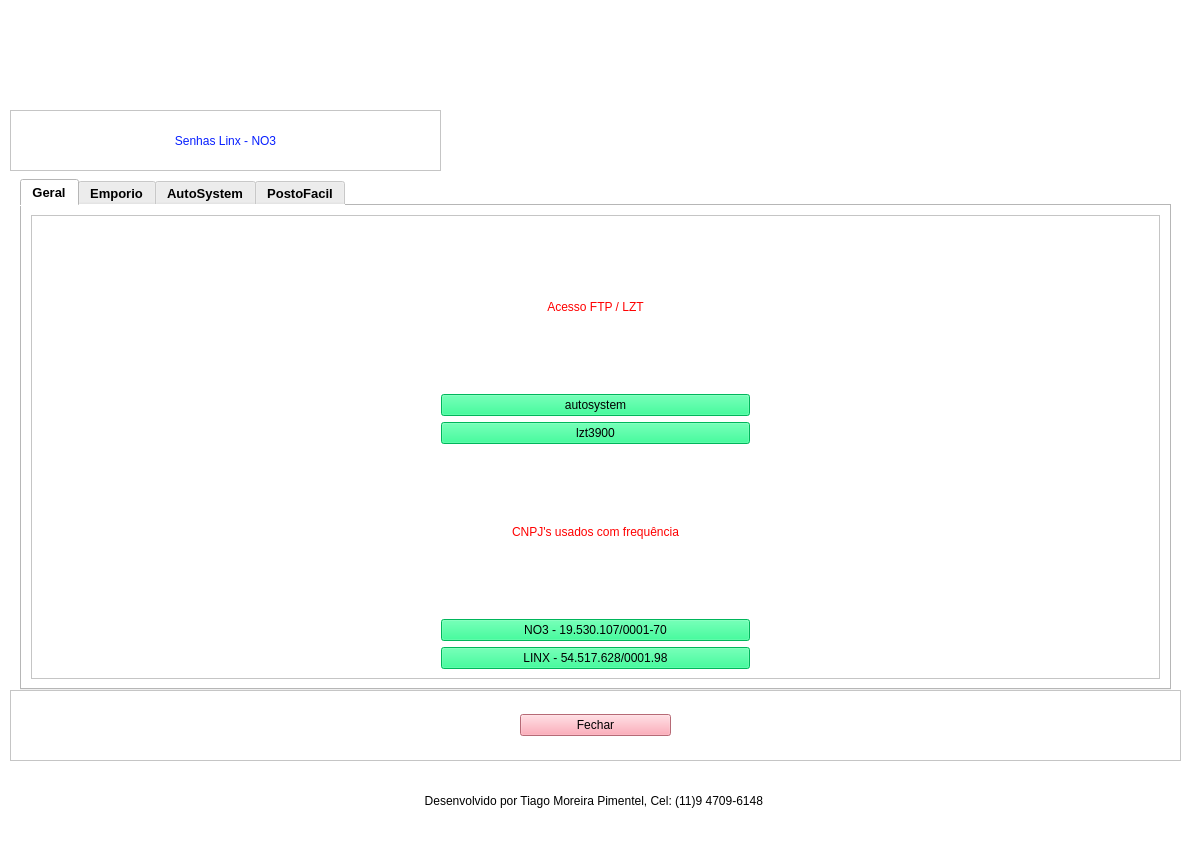
<?xml version="1.0" encoding="UTF-8"?>
<ui version="4.0">
 <class>Janela_menu</class>
 <widget class="QMainWindow" name="Janela_menu">
  <property name="geometry">
   <rect>
    <x>0</x>
    <y>0</y>
    <width>1189</width>
    <height>851</height>
   </rect>
  </property>
  <property name="windowTitle">
   <string>Gerenciamento de Senhas Linx - NO3</string>
  </property>
  <property name="styleSheet">
   <string notr="true">background-color: rgb(255, 255, 255);</string>
  </property>
  <widget class="QWidget" name="centralwidget">
   <widget class="QWidget" name="widget_logo" native="true">
    <property name="geometry">
     <rect>
      <x>49</x>
      <y>11</y>
      <width>401</width>
      <height>101</height>
     </rect>
    </property>
    <property name="styleSheet">
     <string notr="true">image: url(:/logono3/no3.png);</string>
    </property>
   </widget>
   <widget class="QWidget" name="widget_creditos" native="true">
    <property name="geometry">
     <rect>
      <x>10</x>
      <y>770</y>
      <width>1171</width>
      <height>61</height>
     </rect>
    </property>
    <layout class="QVBoxLayout" name="verticalLayout_3">
     <item>
      <layout class="QVBoxLayout" name="verticalLayout">
       <item>
        <widget class="QLabel" name="label_creditos">
         <property name="styleSheet">
          <string notr="true">font: 63 10pt &quot;Yu Gothic UI Semibold&quot;;</string>
         </property>
         <property name="text">
          <string>Desenvolvido por Tiago Moreira Pimentel, Cel: (11)9 4709-6148 </string>
         </property>
         <property name="alignment">
          <set>Qt::AlignCenter</set>
         </property>
        </widget>
       </item>
      </layout>
     </item>
    </layout>
   </widget>
   <widget class="QFrame" name="frame_titulo">
    <property name="geometry">
     <rect>
      <x>10</x>
      <y>110</y>
      <width>431</width>
      <height>61</height>
     </rect>
    </property>
    <property name="frameShape">
     <enum>QFrame::StyledPanel</enum>
    </property>
    <property name="frameShadow">
     <enum>QFrame::Raised</enum>
    </property>
    <layout class="QVBoxLayout" name="verticalLayout_5">
     <item>
      <layout class="QVBoxLayout" name="verticalLayout_titulo">
       <item>
        <widget class="QLabel" name="label_titulo">
         <property name="styleSheet">
          <string notr="true">font: 75 20pt &quot;MS Shell Dlg 2&quot;;
color: rgb(7, 31, 255);</string>
         </property>
         <property name="text">
          <string>Senhas Linx - NO3</string>
         </property>
         <property name="alignment">
          <set>Qt::AlignCenter</set>
         </property>
        </widget>
       </item>
      </layout>
     </item>
    </layout>
   </widget>
   <widget class="QFrame" name="frame_botao_sair">
    <property name="geometry">
     <rect>
      <x>10</x>
      <y>690</y>
      <width>1171</width>
      <height>71</height>
     </rect>
    </property>
    <property name="frameShape">
     <enum>QFrame::StyledPanel</enum>
    </property>
    <property name="frameShadow">
     <enum>QFrame::Raised</enum>
    </property>
    <layout class="QVBoxLayout" name="verticalLayout_7">
     <item>
      <layout class="QVBoxLayout" name="verticalLayout__botao_sair">
       <property name="leftMargin">
        <number>500</number>
       </property>
       <property name="rightMargin">
        <number>500</number>
       </property>
       <item>
        <widget class="QPushButton" name="pushButton_botao_sair">
         <property name="styleSheet">
          <string notr="true">background-color: rgb(255, 149, 165);
font: 75 10pt &quot;MS Shell Dlg 2&quot;;</string>
         </property>
         <property name="text">
          <string>Fechar</string>
         </property>
        </widget>
       </item>
      </layout>
     </item>
    </layout>
   </widget>
   <widget class="QTabWidget" name="pasta_sistemas">
    <property name="geometry">
     <rect>
      <x>20</x>
      <y>179</y>
      <width>1151</width>
      <height>511</height>
     </rect>
    </property>
    <property name="font">
     <font>
      <pointsize>10</pointsize>
      <weight>75</weight>
      <bold>true</bold>
     </font>
    </property>
    <property name="cursor">
     <cursorShape>PointingHandCursor</cursorShape>
    </property>
    <property name="mouseTracking">
     <bool>false</bool>
    </property>
    <property name="whatsThis">
     <string>&lt;html&gt;&lt;head/&gt;&lt;body&gt;&lt;p align=&quot;justify&quot;&gt;&lt;br/&gt;&lt;/p&gt;&lt;/body&gt;&lt;/html&gt;</string>
    </property>
    <property name="styleSheet">
     <string notr="true"/>
    </property>
    <property name="tabPosition">
     <enum>QTabWidget::North</enum>
    </property>
    <property name="tabShape">
     <enum>QTabWidget::Rounded</enum>
    </property>
    <property name="currentIndex">
     <number>0</number>
    </property>
    <property name="elideMode">
     <enum>Qt::ElideNone</enum>
    </property>
    <property name="usesScrollButtons">
     <bool>true</bool>
    </property>
    <property name="documentMode">
     <bool>false</bool>
    </property>
    <property name="tabsClosable">
     <bool>false</bool>
    </property>
    <property name="movable">
     <bool>false</bool>
    </property>
    <property name="tabBarAutoHide">
     <bool>false</bool>
    </property>
    <widget class="QWidget" name="tab">
     <attribute name="title">
      <string>Geral</string>
     </attribute>
     <layout class="QVBoxLayout" name="verticalLayout_24">
      <item>
       <widget class="QFrame" name="frame_base_geral">
        <property name="frameShape">
         <enum>QFrame::StyledPanel</enum>
        </property>
        <property name="frameShadow">
         <enum>QFrame::Raised</enum>
        </property>
        <layout class="QVBoxLayout" name="verticalLayout_6">
         <item>
          <layout class="QVBoxLayout" name="verticalLayout_loginftp">
           <item>
            <widget class="QLabel" name="label_loginftp">
             <property name="styleSheet">
              <string notr="true">font: 75 25pt &quot;MS Shell Dlg 2&quot;;
color: rgb(255, 0, 0);</string>
             </property>
             <property name="text">
              <string>Acesso FTP / LZT</string>
             </property>
             <property name="alignment">
              <set>Qt::AlignCenter</set>
             </property>
            </widget>
           </item>
          </layout>
         </item>
         <item>
          <layout class="QVBoxLayout" name="verticalLayout_senhaftp_8">
           <property name="leftMargin">
            <number>400</number>
           </property>
           <property name="rightMargin">
            <number>400</number>
           </property>
           <item>
            <widget class="QPushButton" name="pushButton_loginftp_geral">
             <property name="styleSheet">
              <string notr="true">font: 75 10pt &quot;MS Shell Dlg 2&quot;;
color: rgb(0, 0, 0);
background-color: rgb(0, 255, 127);</string>
             </property>
             <property name="text">
              <string>autosystem</string>
             </property>
            </widget>
           </item>
           <item>
            <widget class="QPushButton" name="pushButton_senhaftp_geral">
             <property name="styleSheet">
              <string notr="true">font: 75 10pt &quot;MS Shell Dlg 2&quot;;
color: rgb(0, 0, 0);
background-color: rgb(0, 255, 127);</string>
             </property>
             <property name="text">
              <string>lzt3900</string>
             </property>
            </widget>
           </item>
          </layout>
         </item>
         <item>
          <layout class="QVBoxLayout" name="verticalLayout_cnpj1">
           <item>
            <widget class="QLabel" name="label_cnpj">
             <property name="styleSheet">
              <string notr="true">font: 75 25pt &quot;MS Shell Dlg 2&quot;;
color: rgb(255, 0, 0);</string>
             </property>
             <property name="text">
              <string>CNPJ's usados com frequência</string>
             </property>
             <property name="alignment">
              <set>Qt::AlignCenter</set>
             </property>
            </widget>
           </item>
          </layout>
         </item>
         <item>
          <layout class="QVBoxLayout" name="verticalLayout_cnpj2">
           <property name="leftMargin">
            <number>400</number>
           </property>
           <property name="rightMargin">
            <number>400</number>
           </property>
           <item>
            <widget class="QPushButton" name="pushButton_cnpj1_geral">
             <property name="styleSheet">
              <string notr="true">font: 75 10pt &quot;MS Shell Dlg 2&quot;;
color: rgb(0, 0, 0);
background-color: rgb(0, 255, 127);</string>
             </property>
             <property name="text">
              <string>NO3 - 19.530.107/0001-70</string>
             </property>
            </widget>
           </item>
           <item>
            <widget class="QPushButton" name="pushButton_cnpj2_geral">
             <property name="styleSheet">
              <string notr="true">font: 75 10pt &quot;MS Shell Dlg 2&quot;;
color: rgb(0, 0, 0);
background-color: rgb(0, 255, 127);</string>
             </property>
             <property name="text">
              <string>LINX - 54.517.628/0001.98</string>
             </property>
            </widget>
           </item>
          </layout>
         </item>
        </layout>
       </widget>
      </item>
     </layout>
    </widget>
    <widget class="QWidget" name="tab_2">
     <attribute name="title">
      <string>Emporio</string>
     </attribute>
     <widget class="QFrame" name="frame_base_emporio">
      <property name="geometry">
       <rect>
        <x>11</x>
        <y>11</y>
        <width>1123</width>
        <height>455</height>
       </rect>
      </property>
      <property name="frameShape">
       <enum>QFrame::StyledPanel</enum>
      </property>
      <property name="frameShadow">
       <enum>QFrame::Raised</enum>
      </property>
      <layout class="QVBoxLayout" name="verticalLayout_8">
       <item>
        <layout class="QVBoxLayout" name="verticalLayout_loginftp_10">
         <item>
          <widget class="QLabel" name="label_titulo_emporio">
           <property name="styleSheet">
            <string notr="true">font: 75 25pt &quot;MS Shell Dlg 2&quot;;
color: rgb(255, 0, 0);</string>
           </property>
           <property name="text">
            <string>Acesso PDV</string>
           </property>
           <property name="alignment">
            <set>Qt::AlignCenter</set>
           </property>
          </widget>
         </item>
        </layout>
       </item>
       <item>
        <layout class="QVBoxLayout" name="verticalLayout_acessopdv_emporio">
         <property name="leftMargin">
          <number>400</number>
         </property>
         <property name="rightMargin">
          <number>400</number>
         </property>
         <item>
          <widget class="QPushButton" name="pushButton_loginPDV_emporio">
           <property name="styleSheet">
            <string notr="true">font: 75 10pt &quot;MS Shell Dlg 2&quot;;
color: rgb(0, 0, 0);
background-color: rgb(0, 255, 127);</string>
           </property>
           <property name="text">
            <string>Linx</string>
           </property>
          </widget>
         </item>
         <item>
          <widget class="QPushButton" name="pushButton_senhaPDV_emporio">
           <property name="styleSheet">
            <string notr="true">font: 75 10pt &quot;MS Shell Dlg 2&quot;;
color: rgb(0, 0, 0);
background-color: rgb(0, 255, 127);</string>
           </property>
           <property name="text">
            <string>Senha do dia LZT</string>
           </property>
          </widget>
         </item>
        </layout>
       </item>
       <item>
        <layout class="QVBoxLayout" name="verticalLayout_cnpj1_10">
         <item>
          <widget class="QLabel" name="label_emporio">
           <property name="styleSheet">
            <string notr="true">font: 75 25pt &quot;MS Shell Dlg 2&quot;;
color: rgb(255, 0, 0);</string>
           </property>
           <property name="text">
            <string>Acesso nos Ambientes Empório</string>
           </property>
           <property name="alignment">
            <set>Qt::AlignCenter</set>
           </property>
          </widget>
         </item>
        </layout>
       </item>
       <item>
        <layout class="QVBoxLayout" name="verticalLayout_ambientes_emporio">
         <property name="leftMargin">
          <number>400</number>
         </property>
         <property name="rightMargin">
          <number>400</number>
         </property>
         <item>
          <widget class="QPushButton" name="pushButton_loginambientes_emporio">
           <property name="styleSheet">
            <string notr="true">font: 75 10pt &quot;MS Shell Dlg 2&quot;;
color: rgb(0, 0, 0);
background-color: rgb(0, 255, 127);</string>
           </property>
           <property name="text">
            <string>Config</string>
           </property>
          </widget>
         </item>
         <item>
          <widget class="QPushButton" name="pushButton_senhaambientes_emporio">
           <property name="styleSheet">
            <string notr="true">font: 75 10pt &quot;MS Shell Dlg 2&quot;;
color: rgb(0, 0, 0);
background-color: rgb(0, 255, 127);</string>
           </property>
           <property name="text">
            <string>@linxstoneco</string>
           </property>
          </widget>
         </item>
        </layout>
       </item>
       <item>
        <layout class="QVBoxLayout" name="verticalLayout_22">
         <item>
          <widget class="QLabel" name="label_emporio_fiscalflow">
           <property name="styleSheet">
            <string notr="true">font: 75 25pt &quot;MS Shell Dlg 2&quot;;
color: rgb(255, 0, 0);</string>
           </property>
           <property name="text">
            <string>Acesso Fiscal Flow</string>
           </property>
           <property name="alignment">
            <set>Qt::AlignCenter</set>
           </property>
          </widget>
         </item>
        </layout>
       </item>
       <item>
        <layout class="QVBoxLayout" name="verticalLayout_23">
         <property name="leftMargin">
          <number>400</number>
         </property>
         <property name="rightMargin">
          <number>400</number>
         </property>
         <item>
          <widget class="QPushButton" name="pushButton_emailfiscalflow_emporio">
           <property name="styleSheet">
            <string notr="true">font: 75 10pt &quot;MS Shell Dlg 2&quot;;
color: rgb(0, 0, 0);
background-color: rgb(0, 255, 127);</string>
           </property>
           <property name="text">
            <string>cnpj.portal.01</string>
           </property>
          </widget>
         </item>
         <item>
          <widget class="QPushButton" name="pushButton_senhafiscalflow_emporio">
           <property name="styleSheet">
            <string notr="true">font: 75 10pt &quot;MS Shell Dlg 2&quot;;
color: rgb(0, 0, 0);
background-color: rgb(0, 255, 127);</string>
           </property>
           <property name="text">
            <string>@123456</string>
           </property>
          </widget>
         </item>
        </layout>
       </item>
      </layout>
     </widget>
    </widget>
    <widget class="QWidget" name="tab_3">
     <attribute name="title">
      <string>AutoSystem</string>
     </attribute>
     <widget class="QFrame" name="frame_base_autosystem">
      <property name="geometry">
       <rect>
        <x>11</x>
        <y>11</y>
        <width>1123</width>
        <height>455</height>
       </rect>
      </property>
      <property name="frameShape">
       <enum>QFrame::StyledPanel</enum>
      </property>
      <property name="frameShadow">
       <enum>QFrame::Raised</enum>
      </property>
      <layout class="QVBoxLayout" name="verticalLayout_25">
       <item>
        <layout class="QVBoxLayout" name="verticalLayout_loginftp_11">
         <item>
          <widget class="QLabel" name="label_titulo_autosystem">
           <property name="styleSheet">
            <string notr="true">font: 75 25pt &quot;MS Shell Dlg 2&quot;;
color: rgb(255, 0, 0);</string>
           </property>
           <property name="text">
            <string>Senha para acessar o Config_Local</string>
           </property>
           <property name="alignment">
            <set>Qt::AlignCenter</set>
           </property>
          </widget>
         </item>
        </layout>
       </item>
       <item>
        <layout class="QVBoxLayout" name="verticalLayout_asconfigautosystem">
         <property name="leftMargin">
          <number>400</number>
         </property>
         <property name="rightMargin">
          <number>400</number>
         </property>
         <item>
          <widget class="QPushButton" name="pushButton_senhaConfigLocal_autosystem">
           <property name="styleSheet">
            <string notr="true">font: 75 10pt &quot;MS Shell Dlg 2&quot;;
color: rgb(0, 0, 0);
background-color: rgb(0, 255, 127);</string>
           </property>
           <property name="text">
            <string>asconfig007</string>
           </property>
          </widget>
         </item>
        </layout>
       </item>
      </layout>
     </widget>
    </widget>
    <widget class="QWidget" name="tab_4">
     <attribute name="title">
      <string>PostoFacil</string>
     </attribute>
     <widget class="QFrame" name="frame_base_postofacil">
      <property name="geometry">
       <rect>
        <x>11</x>
        <y>11</y>
        <width>1123</width>
        <height>455</height>
       </rect>
      </property>
      <property name="frameShape">
       <enum>QFrame::StyledPanel</enum>
      </property>
      <property name="frameShadow">
       <enum>QFrame::Raised</enum>
      </property>
      <layout class="QVBoxLayout" name="verticalLayout_26">
       <item>
        <layout class="QVBoxLayout" name="verticalLayout_loginftp_12">
         <item>
          <widget class="QLabel" name="label_titulopdvpostofacil">
           <property name="styleSheet">
            <string notr="true">font: 75 25pt &quot;MS Shell Dlg 2&quot;;
color: rgb(255, 0, 0);</string>
           </property>
           <property name="text">
            <string>Acesso so PDV</string>
           </property>
           <property name="alignment">
            <set>Qt::AlignCenter</set>
           </property>
          </widget>
         </item>
        </layout>
       </item>
       <item>
        <layout class="QVBoxLayout" name="verticalLayout_pdv_postofacil">
         <property name="leftMargin">
          <number>400</number>
         </property>
         <property name="rightMargin">
          <number>400</number>
         </property>
         <item>
          <widget class="QPushButton" name="pushButton_loginpdv_postofacil">
           <property name="styleSheet">
            <string notr="true">font: 75 10pt &quot;MS Shell Dlg 2&quot;;
color: rgb(0, 0, 0);
background-color: rgb(0, 255, 127);</string>
           </property>
           <property name="text">
            <string>intercamp</string>
           </property>
          </widget>
         </item>
         <item>
          <widget class="QPushButton" name="pushButton_senhapdv_postofacil">
           <property name="styleSheet">
            <string notr="true">font: 75 10pt &quot;MS Shell Dlg 2&quot;;
color: rgb(0, 0, 0);
background-color: rgb(0, 255, 127);</string>
           </property>
           <property name="text">
            <string>masterkey</string>
           </property>
          </widget>
         </item>
        </layout>
       </item>
       <item>
        <layout class="QVBoxLayout" name="verticalLayout_cnpj1_11">
         <item>
          <widget class="QLabel" name="label_senhadiariapostofacil">
           <property name="styleSheet">
            <string notr="true">font: 75 25pt &quot;MS Shell Dlg 2&quot;;
color: rgb(255, 0, 0);</string>
           </property>
           <property name="text">
            <string>Senha Diaria</string>
           </property>
           <property name="alignment">
            <set>Qt::AlignCenter</set>
           </property>
          </widget>
         </item>
        </layout>
       </item>
       <item>
        <layout class="QVBoxLayout" name="verticalLayout_senhadiaria_postofacil">
         <property name="leftMargin">
          <number>400</number>
         </property>
         <property name="rightMargin">
          <number>400</number>
         </property>
         <item>
          <widget class="QPushButton" name="pushButton_senhaDiaria_postofacil">
           <property name="styleSheet">
            <string notr="true">font: 75 10pt &quot;MS Shell Dlg 2&quot;;
color: rgb(0, 0, 0);
background-color: rgb(0, 255, 127);</string>
           </property>
           <property name="text">
            <string>Senha Dinamica</string>
           </property>
          </widget>
         </item>
        </layout>
       </item>
      </layout>
     </widget>
    </widget>
   </widget>
   <widget class="QWidget" name="widget_img_fundo" native="true">
    <property name="geometry">
     <rect>
      <x>470</x>
      <y>20</y>
      <width>691</width>
      <height>161</height>
     </rect>
    </property>
    <property name="styleSheet">
     <string notr="true">border-image: url(:/img_fundo/Captura de tela 2023-03-07 163301.png);</string>
    </property>
   </widget>
  </widget>
  <widget class="QStatusBar" name="statusbar"/>
 </widget>
 <resources>
  <include location="../ProjetoSenhasLinx/Imagens/logo.qrc"/>
  <include location="../ProjetoSenhasLinx/Imagens/fundo.qrc"/>
 </resources>
 <connections>
  <connection>
   <sender>pushButton_botao_sair</sender>
   <signal>clicked()</signal>
   <receiver>Janela_menu</receiver>
   <slot>close()</slot>
   <hints>
    <hint type="sourcelabel">
     <x>595</x>
     <y>724</y>
    </hint>
    <hint type="destinationlabel">
     <x>594</x>
     <y>425</y>
    </hint>
   </hints>
  </connection>
 </connections>
</ui>
